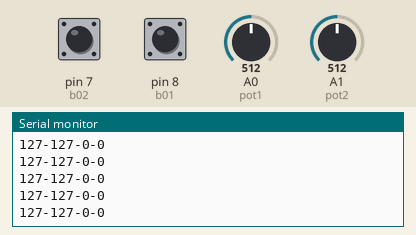
This sketch was run on a simulated Arduino Uno, built with avr-gcc and run on an emulated ATmega328P. On the bench: the last lines printed to the serial monitor. The test bench sets the inputs (shaded band); at power-on: A0 (pot1) = 512, A1 (pot2) = 512, pin 7 (b02) HIGH, pin 8 (b01) HIGH.

Above: at 1.2 s.
1.3 s: A0 (pot1) set to 716
At 1.34 s:
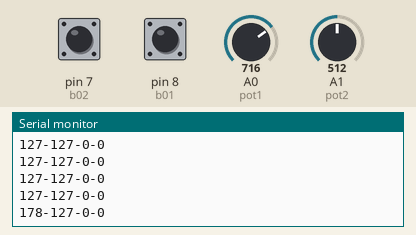
2.8 s: A1 (pot2) set to 716
At 2.81 s:
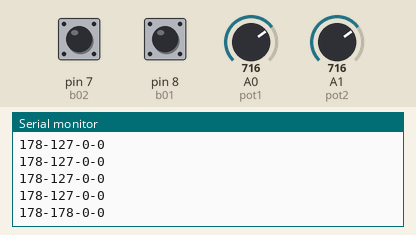
4.3 s: pin 7 (b02) pulled LOW for 0.15 s
At 4.34 s:
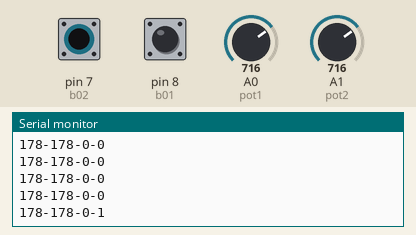
5.9 s: pin 8 (b01) pulled LOW for 0.15 s
At 5.92 s:
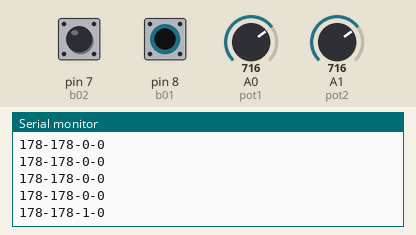
7.5 s: A0 (pot1) set to 900
At 7.5 s:
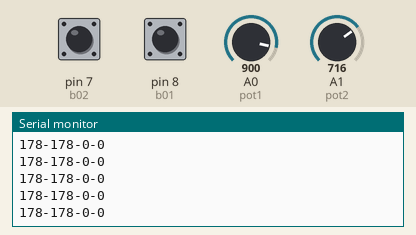
9.0 s: pin 7 (b02) pulled LOW for 1 s
At 9.02 s:
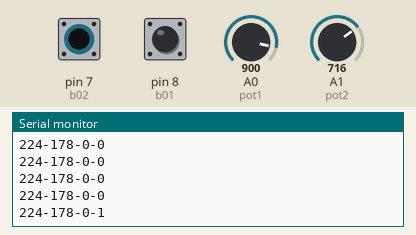
Timing chart, 0 to 12.0 s (numbered marks = the images above; inputs shaded):
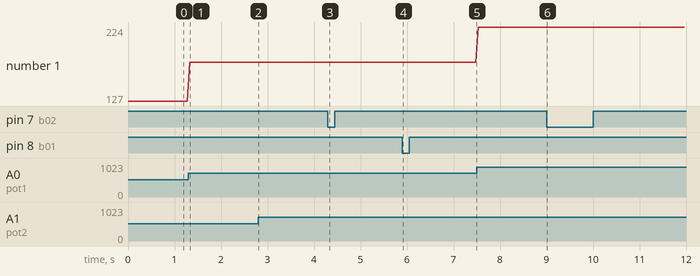

Measured:
- after the input at 1.3 s, the serial monitor: prints a new line at once (image 1)
- after the input at 4.3 s, the serial monitor: prints a new line at once (image 3)
- after the input at 5.9 s, the serial monitor: prints a new line at once (image 4)
- after the input at 9.0 s, the serial monitor: prints a new line at once (image 6)
- plotted number 1: 127 → 178 after the input at 1.3 s, 178 → 224 after the input at 7.5 s

The sketch:

Arduino_Desafio3.ino
```cpp
const int pot1 = A0, pot2 = A1; //Potenciometros
const int b01 = 8, b02 = 7; // Botoes
int v_pot1 = 0, v_pot2 = 0; //Valores dos potenciometros
bool v_b01,v_b02; //Valores dos Botoes
int arr[10];

void setup() {
  Serial.begin(9600);
  pinMode(pot1, INPUT);
  pinMode(pot2, INPUT);

  for(int i = 7; i <= 8; i++){
      pinMode(i, INPUT_PULLUP);
    }
}

void loop() {
  v_pot1 = map(analogRead(pot1),0,1023,0,255);
  Serial.print(String(v_pot1) + "-");

  v_pot2 = map(analogRead(pot2),0,1023,0,255);
  Serial.print(String(v_pot2) + "-");

  v_b01 = !digitalRead(b01);
  v_b02 = !digitalRead(b02);

  Serial.print(String(v_b01) + "-");
  Serial.print(String(v_b02) + "\n");

  delay(50);
}
```
